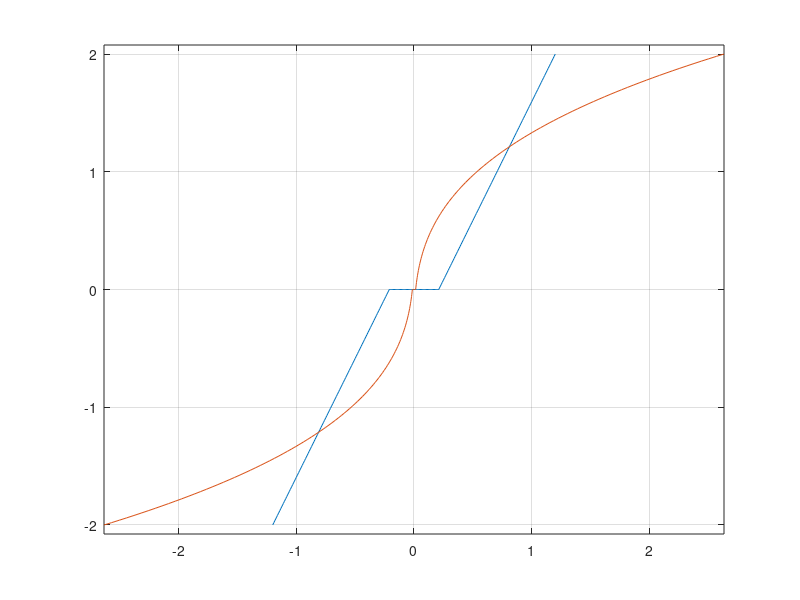

MATLAB code for this plot:
x = -1.2:0.01:1.2;
y1 = linspace(-2,0,100);
y2 = linspace(0,2,100);
y_middle = zeros(1,41);
y = [y1 y_middle y2];
plot(x,y);
grid on
axis equal
x_true = (x.^3)';
hold on ;
a = inv(x_true'*x_true)*x_true'*y'
plot(a*x_true,y);